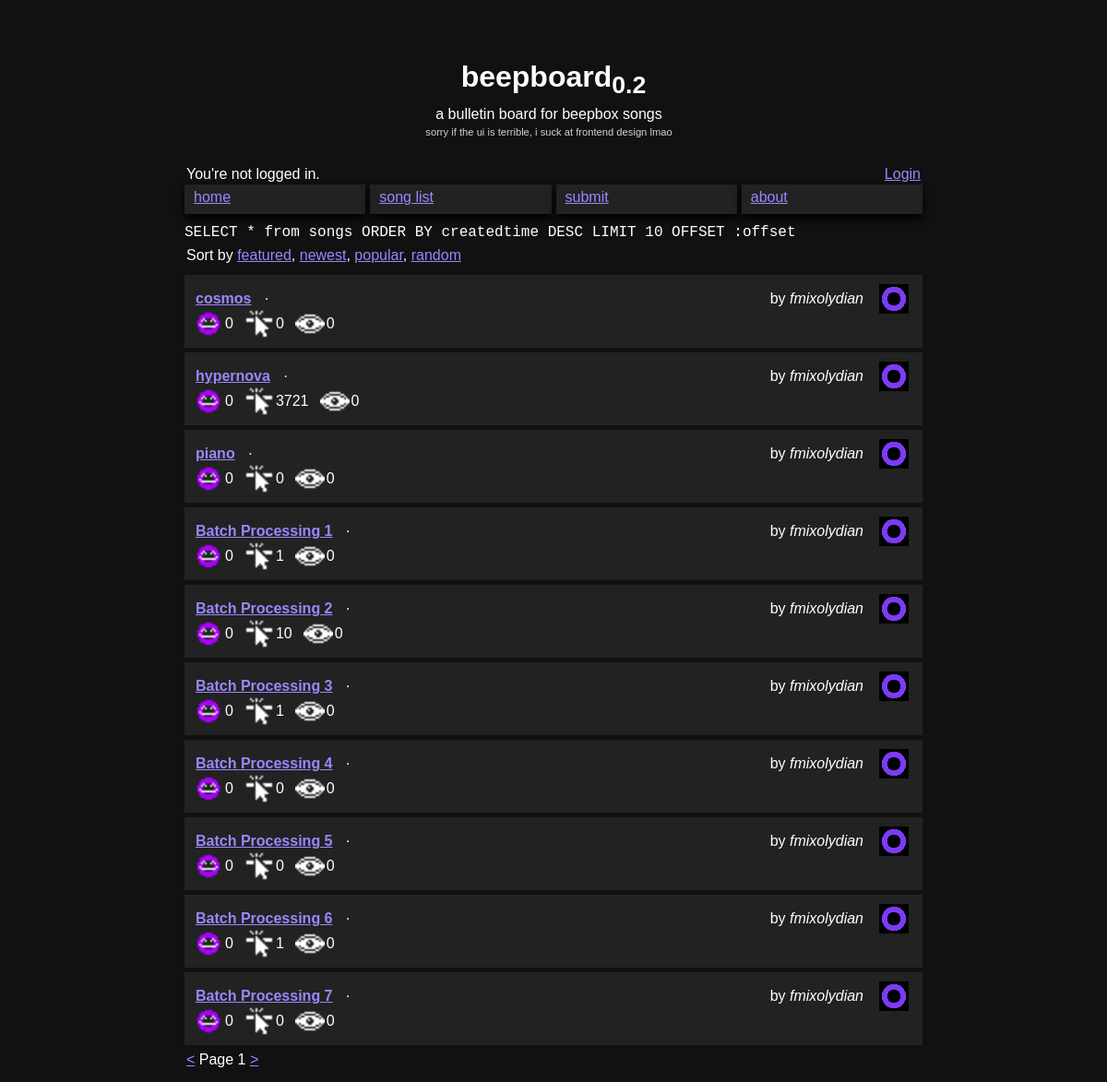
The page /songs.php on the database as committed earlier.
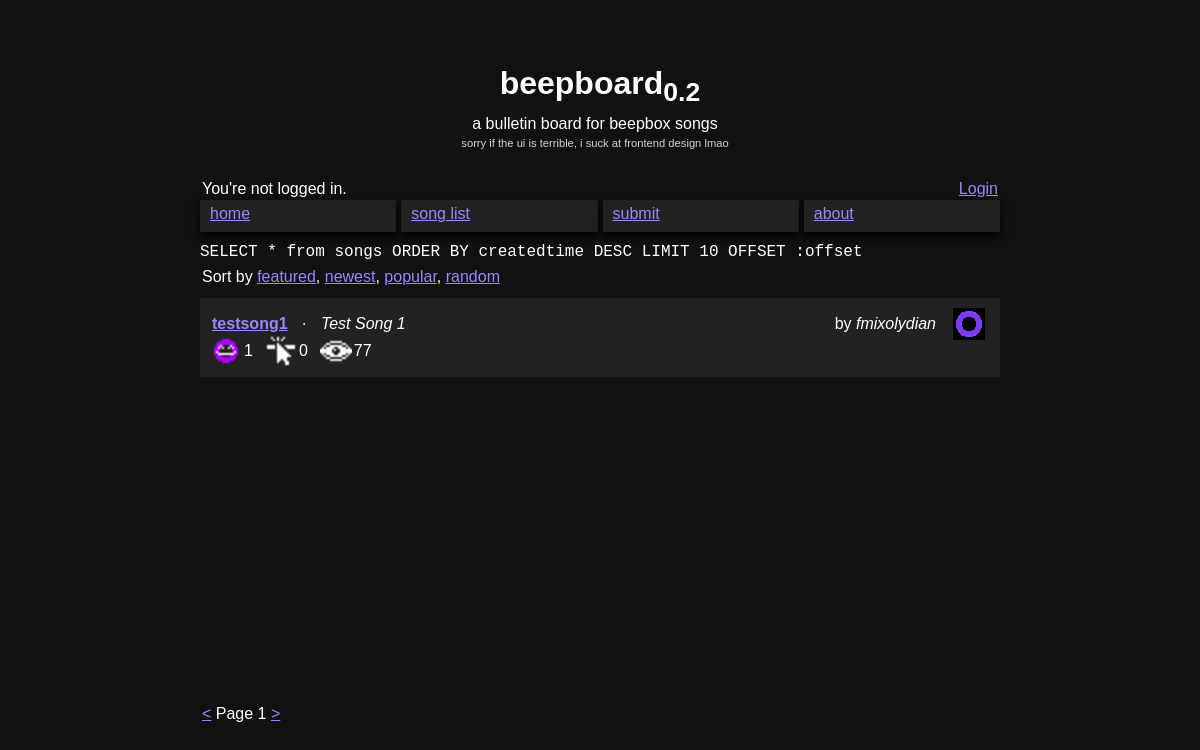
The same page on the database as committed later.
### tables this page shows
CREATE TABLE "songs" (
	"songid"	TEXT NOT NULL UNIQUE,
	"authorid"	TEXT NOT NULL,
	"views"	INTEGER NOT NULL DEFAULT 0,
	"likes"	INTEGER NOT NULL DEFAULT 0,
	"downloads"	INTEGER NOT NULL DEFAULT 0,
	"songurl"	TEXT NOT NULL,
	"createdtime"	INTEGER,
	"tags"	TEXT,
	"name"	TEXT,
	"summary"	TEXT,
	"featured"	INTEGER NOT NULL DEFAULT 0,
	"description"	TEXT,
	PRIMARY KEY("songid")
);

CREATE TABLE "users" (
	"userid"	TEXT NOT NULL UNIQUE,
	"pfpurl"	TEXT,
	"bio"	TEXT,
	"createdtime"	INTEGER NOT NULL,
	"username"	TEXT NOT NULL,
	"password"	TEXT NOT NULL,
	"token"	TEXT,
	PRIMARY KEY("userid")
);

### functions.php (called while the page is built, shortened)
<?php
	if (!defined('BB_IMPORTED')) {
		$db = new SQLite3(DB_PATH);
		function BB_sqlStatement($statement, $params) {
			global $db;
			$st = $db->prepare($statement);
			foreach ($params as $param => $value) {
				$st->bindValue($param, $value);
			}
			return $st->execute();
		}
	}
?>

### public/songs.php (the view, shortened to what this page needs)
<?php
require '../header.php';
$statement = "SELECT * from songs ";
$statement_footer = " LIMIT 10 OFFSET :offset";
switch ($_GET['sort']) {
	case 'newest':
		$statement .= "ORDER BY createdtime DESC";
		break;
}
$statement .= $statement_footer;
echo "<code>$statement</code>";
$q = BB_sqlStatement($statement, array(':offset' => $_GET['after']));
?>
			<p>Sort by <a href="/songs.php?sort=featured">featured</a>,
			           <a href="/songs.php?sort=newest">newest</a>,
			           <a href="/songs.php?sort=popular">popular</a>,
			           <a href="/songs.php?sort=random">random</a>
			           </p>
			<div class="songs">
<?php
while ($result = $q->fetchArray(SQLITE3_ASSOC)) {
	$username = $db->querySingle('SELECT username FROM users WHERE userid = \'' .
		$result['authorid'] . '\'');
	echo '
<article>
	<div class="SongMeta">
		<div class="horizontal">
			<p class="SongName"><a href="/viewsong.php?id=' . $result['songid'] . '">' .
				htmlentities($result['name']) . '</a></p>
			<p> · </p>
			<p class="SongDesc">' . htmlentities($result['summary']) . '</p>
		</div>
		<div class="horizontal">
			<img class="SongInteract" src="/assets/likes.png">
			<p class="SongCounter">' . htmlentities($result['likes']) . '</p>
			<img class="SongInteract" src="/assets/downloads.png">
			<p class="SongCounter">' . htmlentities($result['downloads']) . '</p>
			<img class="SongInteract" src="/assets/views.png">
			<p class="SongCounter">' . htmlentities($result['views']) . '</p>
		</div>
	</div>
	<div class="SongData">
		<div class="Platforms">
			<p> by <em class="SongAuthor">' . htmlentities($username) . '</em></p>
			<a target=_blank href="/api/downloadsong.php?id=' . $result['songid'] . '">
				<img class="SongPlatform" src="/assets/beepbox.png"/>
			</a>
		</div>
	</div>
</article>
';
}
?>
			</div>
			<footer>
				<p><a href=<?='songs.php?sort='.max($_GET['sort'].'&after='.($_GET['after']-10), 0) ?>>&lt;</a>
					Page <?= $_GET['after'] / 10 + 1 ?>
					<a href=<?='songs.php?sort='.$_GET['sort'].'&after='.($_GET['after']+10) ?>>&gt;</a></p>
			</footer>
		</main>
	</body>
</html>

### header.php (shortened to what this page needs)
<?php
	require 'functions.php';
	if (array_key_exists('token', $_COOKIE)) {
		$data = BB_getUserdataByToken($_COOKIE['token']);
	} else {
		$data = null;
	}
?>
<!DOCTYPE html>
<html>
	<head>
		<link rel="stylesheet" href="/style.css">
	</head>
	<body>
		<main>
			<header>
				<h1>beepboard<sub>0.2</sub></h1>
				<p>a bulletin board for beepbox songs<br>
				<small>sorry if the ui is terrible, i suck at frontend design lmao</small></p>
			</header>
			<div class="HeadInfo">
<div class="left">
	<?php
		if ($data) {
			echo "<p>" . $data['username'] . "</p>";
		} else {
			echo "<p>You're not logged in.</p>";
		}
	?>
</div>
<div class="right">
	<?php
		if ($data) {
			echo "<p><a href='/api/logout.php'>Logout</a></p>";
		} else {
			echo "<p><a href='/login.php'>Login</a></p>";
		}
	?>
</div>
			</div>
			<nav>
				<a href="/index.php">home</a>
				<a href="/songs.php">song list</a>
				<a href="/submit.php">submit</a>
				<a href="/about.php">about</a>
			</nav>

### public/style.css (style rules this page uses)
body { background-color: #111; font-family: 'B612', helvetica, sans-serif; color: white; font-size: 12pt; animation-name: load; }
main { width: 800px; padding: 5px; min-height: 600px; margin-left: auto; margin-right: auto; margin-top: 60px; }
header { width: 800px; margin-bottom: 20px; overflow-y: visible; text-align: center; }
nav { display: flex; flex-direction: row; margin: 0px; padding: 0px; display: flex; height: 32px; gap: 5px; flex: 1; margin-bottom: 10px; }
nav a { list-style-type: none; flex: 1; background-color: #222; padding: 5px; padding-left: 10px; box-shadow: 0px 5px 10px black; }
.songs { margin-top: 10px; display: flex; flex-direction: column; gap: 5px; min-height: 400px; }
.songs article { padding: 10px; background-color: #222; display: flex; }
h1 { margin: 0px; }
p { margin: 0px; margin-top: 5px; padding: 2px; margin-right: 10px; }
img { image-rendering: -moz-crisp-edges; image-rendering: crisp-edges; }
a { color: #9988ff; }
.SongName { font-weight: bold; }
.Platforms { display: flex; flex-direction: row; gap: 5px; }
.SongPlatform { width: 32px; height: 32px; margin-right: 5px; }
.SongDesc { font-style: italic; overflow-wrap: break-word; margin-right: 10px; max-width: 400px; }
.SongMeta { display: flex; flex-direction: column; }
.SongData { display: flex; flex-direction: column; margin-left: auto; }
.SongInteract { width: 32px; height: 32px; }
.SongCounter { margin-right: 10px; }
.horizontal { display: flex; flex-direction: row; }
small { color: lightgray; font-size: 0.7em; }
.HeadInfo { display: flex; flex-direction: row; }
.HeadInfo .left { flex: 1; text-align: left; }
.HeadInfo .right { flex: 1; text-align: right; }
.HeadInfo .left p { margin-left: 0px; margin-right: 5px; }
.HeadInfo .right p { margin-left: 5px; margin-right: 0px; }

### header.php (style rules this page uses)
body { background-color: #111; }

Rows that differ between the two databases and show on the page:
removed songs: name "cosmos", likes "0", downloads "0", views "0", authorid.username "fmixolydian"
removed songs: name "hypernova", likes "0", downloads "3721", views "0", authorid.username "fmixolydian"
removed songs: name "piano", likes "0", downloads "0", views "0", authorid.username "fmixolydian"
removed songs: name "Batch Processing 1", likes "0", downloads "1", views "0", authorid.username "fmixolydian"
removed songs: name "Batch Processing 2", likes "0", downloads "10", views "0", authorid.username "fmixolydian"
removed songs: name "Batch Processing 3", likes "0", downloads "1", views "0", authorid.username "fmixolydian"
removed songs: name "Batch Processing 4", likes "0", downloads "0", views "0", authorid.username "fmixolydian"
removed songs: name "Batch Processing 5", likes "0", downloads "0", views "0", authorid.username "fmixolydian"
removed songs: name "Batch Processing 6", likes "0", downloads "1", views "0", authorid.username "fmixolydian"
removed songs: name "Batch Processing 7", likes "0", downloads "0", views "0", authorid.username "fmixolydian"
added songs: name "testsong1", summary "Test Song 1", likes "1", downloads "0", views "77", authorid.username "fmixolydian"
